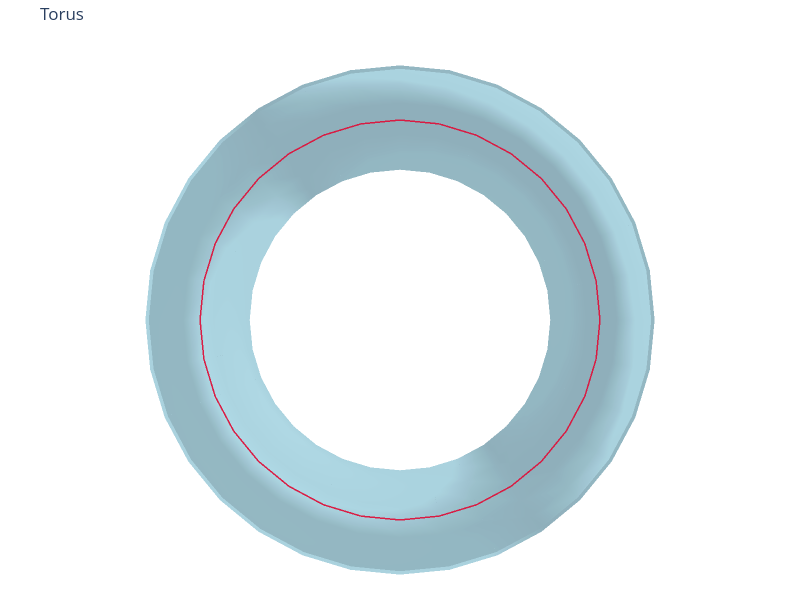

Here is the notebook cell this chart was saved with:
### Markdown cell above
## Mesh and skeleton

Load the demo mesh and its curve skeleton. The skeleton is the centerline the cable fit follows.

### Code cell
mm = MeshManager(mesh_path="../../data/demo/torus.obj")
mm.print_mesh_analysis()
skeleton = SkeletonGraph.from_txt("../../data/demo/torus.polylines.txt")
mesh_fig, camera = visualize_mesh_3d(
    mesh=mm,
    title="Torus",
    skel=skeleton,
    show_axes=False,
    return_camera=True,
)
mesh_fig

### Figure 1 — Plotly figure (JSON) as saved in the notebook; plotly's stock layout.template omitted (floating-point values rounded to 4 significant figures; data arrays with more than 128 entries replaced by an {"elided": "..."} marker saying what was removed)
{"data": [{"color": "lightblue", "i": {"elided": "1024 int values"}, "j": {"elided": "1024 int values"}, "k": {"elided": "1024 int values"}, "name": "Mesh", "opacity": 0.8, "type": "mesh3d", "x": {"elided": "512 float values"}, "y": {"elided": "512 float values"}, "z": {"elided": "512 float values"}}, {"line": {"color": "crimson", "width": 3}, "mode": "lines", "name": "Skeleton 0", "opacity": 0.95, "showlegend": false, "type": "scatter3d", "x": [3.903, 3.979, null, 3.903, 3.676, null, 3.979, 3.903, null, 3.903, 3.677, null, 3.677, 3.309, null, 3.309, 2.815, null, 2.815, 2.212, null, 2.212, 1.524, null, 1.524, 0.7774, null, 0.7774, 0.001116, null, 0.001116, -0.7752, null, -0.7752, -1.522, null, -1.522, -2.21, null, -2.21, -2.813, null, -2.813, -3.308, null, -3.308, -3.676, null, -3.676, -3.903, null, -3.903, -3.979, null, -3.979, -3.903, null, -3.903, -3.677, null, -3.677, -3.309, null, -3.309, -2.815, null, -2.815, -2.212, null, -2.212, -1.524, null, -1.524, -0.7774, null, -0.7774, -0.001116, null, -0.001116, 0.7752, null, 0.7752, 1.522, null, 1.522, 2.21, null, 2.21, 2.813, null, 2.813, 3.308, null, 3.308, 3.676, null], "y": [0.00119, 0.00119, null, 0.00119, 0.00119, null, 0.00119, 0.00119, null, 0.00119, 0.00119, null, 0.00119, 0.00119, null, 0.00119, 0.00119, null, 0.00119, 0.00119, null, 0.00119, 0.00119, null, 0.00119, 0.00119, null, 0.00119, 0.00119, null, 0.00119, 0.00119, null, 0.00119, 0.00119, null, 0.00119, 0.00119, null, 0.00119, 0.00119, null, 0.00119, 0.00119, null, 0.00119, 0.00119, null, 0.00119, 0.00119, null, 0.00119, 0.00119, null, 0.00119, 0.00119, null, 0.00119, 0.00119, null, 0.00119, 0.00119, null, 0.00119, 0.00119, null, 0.00119, 0.00119, null, 0.00119, 0.00119, null, 0.00119, 0.00119, null, 0.00119, 0.00119, null, 0.00119, 0.00119, null, 0.00119, 0.00119, null, 0.00119, 0.00119, null, 0.00119, 0.00119, null, 0.00119, 0.00119, null, 0.00119, 0.00119, null], "z": [0.7774, 0.001116, null, 0.7774, 1.524, null, 0.001116, -0.7752, null, -0.7752, -1.522, null, -1.522, -2.21, null, -2.21, -2.813, null, -2.813, -3.308, null, -3.308, -3.676, null, -3.676, -3.903, null, -3.903, -3.979, null, -3.979, -3.903, null, -3.903, -3.677, null, -3.677, -3.309, null, -3.309, -2.815, null, -2.815, -2.212, null, -2.212, -1.524, null, -1.524, -0.7774, null, -0.7774, -0.001116, null, -0.001116, 0.7752, null, 0.7752, 1.522, null, 1.522, 2.21, null, 2.21, 2.813, null, 2.813, 3.308, null, 3.308, 3.676, null, 3.676, 3.903, null, 3.903, 3.979, null, 3.979, 3.903, null, 3.903, 3.677, null, 3.677, 3.309, null, 3.309, 2.815, null, 2.815, 2.212, null, 2.212, 1.524, null]}], "layout": {"autosize": false, "height": 600, "margin": {"b": 0, "l": 0, "r": 0, "t": 40}, "scene": {"aspectmode": "data", "camera": {"eye": {"x": 0, "y": 2.165, "z": -1.322e-15}, "up": {"x": -1, "y": 0, "z": -3.646e-17}}, "xaxis": {"visible": false}, "yaxis": {"visible": false}, "zaxis": {"visible": false}}, "title": {"text": "Torus"}, "width": 800}}
